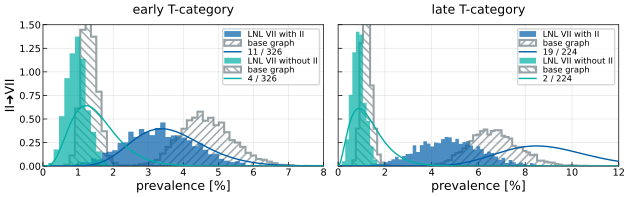

Reproduce this figure in Python.
"""
Plot historgams of the predicted prevalences for interesting scenarios w.r.t. the
connection from LNL III to V.
"""
from pathlib import Path
from itertools import cycle
import matplotlib.pyplot as plt

import numpy as np
import lyscripts.plot.histograms as lyhist

from _prevalences import plot_prevalences


MODELS = {
    "add27": "II➜VII",
}
COLORS = {
    "blue": '#005ea8',
    "green": '#00afa5',
    # "orange": '#f17900',
    # "red": '#ae0060',
    # "gray": '#c5d5db',
}
HATCHES = [r"////", r"\\\\", r"...."]
COLOR_CYCLE = cycle(COLORS.values())
HATCH_CYCLE = cycle(HATCHES)
NBINS = 80
SCENARIOS = {
    # "II": "LNL II overall",
    # "VII": "LNL VII overall",
    "VIIandII": "LNL VII with II",
    "VIInotII": "LNL VII without II",
}


if __name__ == "__main__":
    plt.style.use(Path("../../../.mplstyle"))
    
    fig, ax = plt.subplots(
        nrows=len(MODELS), ncols=2,
        sharex="col", sharey="row",
        figsize=lyhist.get_size(width="full", ratio=2 * 1.6),
    )
    ax = np.reshape(ax, newshape=(len(MODELS), 2))

    fig, ax = plot_prevalences(
        models=MODELS,
        scenarios=SCENARIOS,
        num_bins=NBINS,
        color_cycle=COLOR_CYCLE,
        hatch_cycle=HATCH_CYCLE,
        fig=fig, ax=ax,
    )

    for k, stage in enumerate(["early", "late"]):
        ax[0,k].set_title(f"{stage} T-category")
        ax[-1,k].set_xlabel("prevalence [%]")
        ax[0,k].legend(fontsize=6.)

    ax[0,0].set_xlim(left=0., right=8.)

    for i, (model, model_label) in enumerate(MODELS.items()):
        ax[i,0].set_ylabel(model_label)
        ax[i,-1].set_ylim(bottom=0., top=1.5)

    plt.savefig(Path(__file__).with_suffix(".svg").name)
